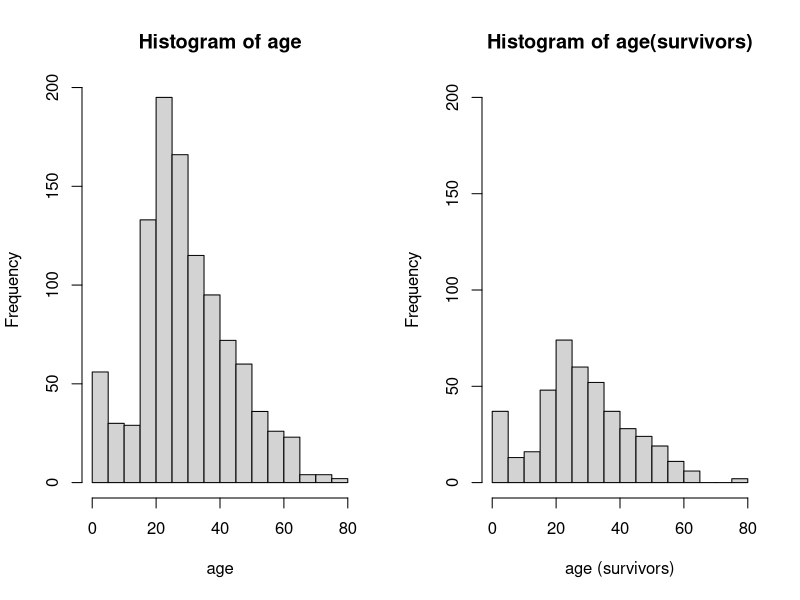

Reproduce this figure in R.
## ---- chunk 1
knitr::opts_chunk$set(echo = TRUE)
## ---- chunk 2
titanic<-read.csv("titanic.csv")
## ---- chunk 3
ls.str(titanic)
## ---- chunk 4
alive<-sum(titanic$survived)
## ---- chunk 5
alive/length(titanic$survived)
## ---- chunk 6
age<-titanic$age
## ---- chunk 7
par(mfrow=c(1,2))
hist(age, breaks=25)
hist(age[titanic$survived==1],breaks=25, 
     ylim=c(0,200), 
     main="Histogram of age(survivors)", 
     xlab="age (survivors)")
